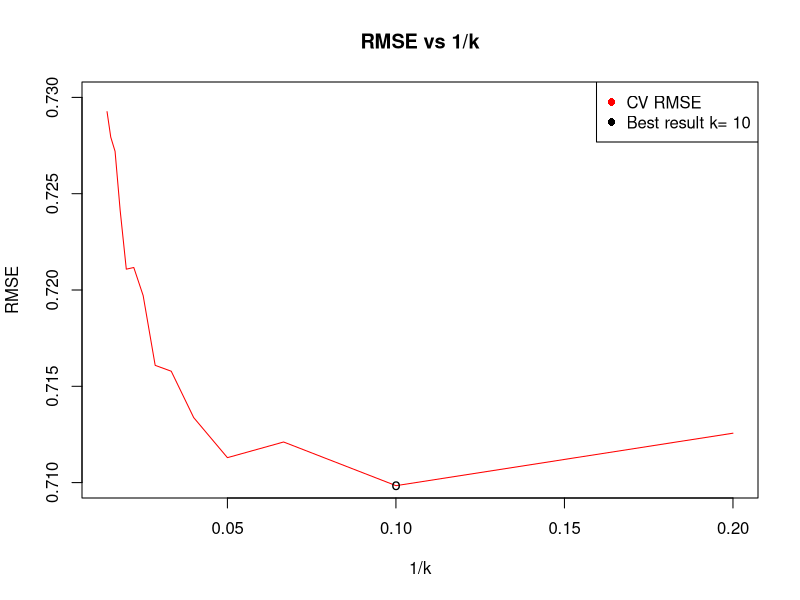
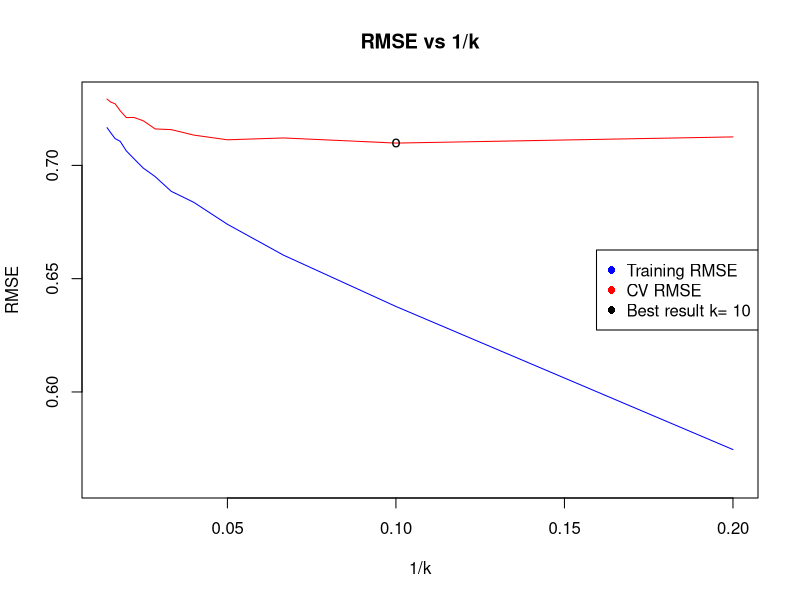

Here is the R script that generated these plots, in order:
## ---- chunk 1
# Clear workspace, install library & import data
library("caret")
library("Metrics")
set.seed(1234)

rm(list = ls())

data.trn <- read.csv("wineq_train.csv", stringsAsFactors=F)
## ---- chunk 2
str(data.trn)
## ---- chunk 3
## Calculate RMSE for different values of k
ctrl <- trainControl(method="cv", number=10) #10 fold cross validation

K <- seq(5, 70, by=5)

cv_rmse <- rep(NA, length(K))
best_k <- 0
best_k_index <- 1

train_rmse <- rep(NA, length(K))
i <- 1
for (k in K){
  model <- train(quality ~ .,
                 method = "knn",
                 trControl = ctrl,
                 preProcess = c("center","scale"),
                 tuneGrid = data.frame(k=k),
                 data = data.trn)

  if (i==1 || cv_rmse[best_k_index] > model$results$RMSE){
    best_k <- k
    best_k_index <- i
  }
  cv_rmse[i] <- model$results$RMSE
  predictions_train <- predict(model, newdata = data.trn)
  train_rmse[i] <- rmse(data.trn$quality, predictions_train)
  i <- i + 1
}
## ---- chunk 4
## Plot RMSE vs 1/k
plot(1/K, cv_rmse, type = "l", xlab = "1/k", ylab = "RMSE", main = "RMSE vs 1/k", col="red", ylim=c(0.71,0.73))

points(1/best_k, cv_rmse[best_k_index], pch = "o", col = "black")
legend("topright", legend = c("CV RMSE", paste("Best result k=", best_k)), col = c("red", "black"), pch = 16)
## ---- chunk 5
## Plot RMSE vs 1/k
plot(1/K, cv_rmse, type = "l", xlab = "1/k", ylab = "RMSE", main = "RMSE vs 1/k", col="red", ylim=c(0.56,0.73))
points(1/K, train_rmse, type = "l", pch = 16, col = "blue")

points(1/best_k, cv_rmse[best_k_index], pch = "o", col = "black")
legend("right", legend = c("Training RMSE", "CV RMSE", paste("Best result k=", best_k)), col = c("blue", "red", "black"), pch = 16)
